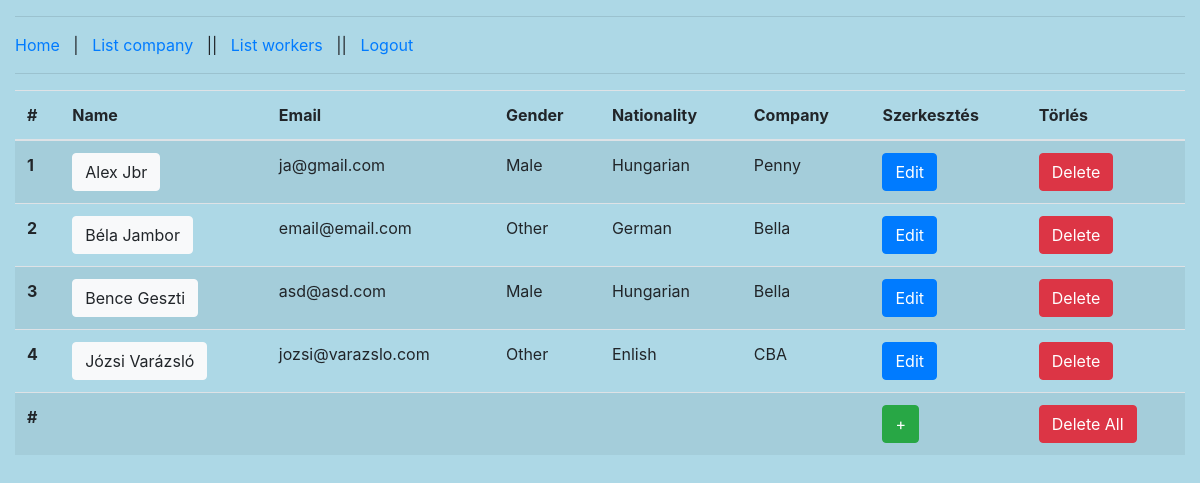
The page /index.php?P=list_workers (signed in) on the database its author committed.
### tables this page shows
CREATE TABLE `workers` (
  `id` int(11) NOT NULL,
  `first_name` varchar(64) NOT NULL,
  `last_name` varchar(64) NOT NULL,
  `email` varchar(250) NOT NULL,
  `gender` tinyint(1) NOT NULL,
  `nationality` varchar(250) NOT NULL DEFAULT 'Undefined',
  `company` int(20) DEFAULT NULL
);

### protected/userManager.php (called while the page is built, shortened)
<?php
function IsUserLoggedIn() {
	return $_SESSION  != null && array_key_exists('uid', $_SESSION) && is_numeric($_SESSION['uid']);
}
?>

### protected/database.php (called while the page is built, shortened)
<?php
function getConnection() {
	$connection = new PDO(DB_TYPE.':host='.DB_HOST.';dbname='.DB_NAME.';',DB_USER, DB_PASS);
	$connection->exec("SET NAMES '".DB_CHARSET."'");
	return $connection;
}
function getList($queryString, $queryParams = []) {
	$connection = getConnection();
	$statement = $connection->prepare($queryString);
	$success = $statement->execute($queryParams);
	$result = $success ? $statement->fetchAll(PDO::FETCH_ASSOC) : [];
	return $result;
}
?>

### protected/workers/list.php (the view, shortened to what this page needs)
<?php if(!isset($_SESSION['permission']) || $_SESSION['permission'] < 1) : ?>
	<h1>Page access is forbidden!</h1>
<?php else : ?>
<?php
	$query = "SELECT id, first_name, last_name, email, gender, nationality, company FROM workers ORDER BY first_name ASC";
	$workers = getList($query);
?>
		<table class="table table-striped">
			<thead>
				<tr>
					<th scope="col">#</th>
					<th scope="col">Name</th>
					<th scope="col">Email</th>
					<th scope="col">Gender</th>
					<th scope="col">Nationality</th>
					<th scope="col">Company</th>
					<th scope="col">Szerkesztés</th>
					<th scope="col">Törlés</th>
				</tr>
			</thead>
			<tbody>
				<?php $i = 0; ?>
				<?php foreach ($workers as $w) : ?>
					<?php $i++; ?>
					<tr>
						<th scope="row"><?=$i ?></th>
						<td><a class="btn btn-light" href="?P=profile&id=<?=$w['id']?>"><?=$w['first_name']." ".$w['last_name'] ?></a></td>
						<td><?=$w['email'] ?></td>
						<td><?=$w['gender'] == 0 ? 'Female' : ($w['gender'] == 1 ? 'Male' : 'Other') ?></td>
						<td><?=$w['nationality'] ?></td>
						<td><?=$w['company'] == 0 ? 'Penny' : ($w['company'] == 1 ? 'CBA' : 'Bella')?></td>
						<td><a href="?P=update&id=<?=$w['id']?>" class="btn btn-primary">Edit</a></td>
						<td><a href="?P=list_workers&d=<?=$w['id']?>" class="btn btn-danger">Delete</a></td>
					</tr>
				<?php endforeach;?>
					<tr>
						<th scope="col">#</th>
						<th scope="col"></th>
						<th scope="col"></th>
						<th scope="col"></th>
						<th scope="col"></th>
						<th scope="col"></th>
						<th scope="col"><a href="?P=add_worker" class="btn btn-success">+</a></th>
						<th scope="col"><a href="?P=list_workers&a" class="btn btn-danger">Delete All</a></th>
					</tr>
			</tbody>
		</table>
	<?php endif; ?>

### index.php (shortened to what this page needs)
<!DOCTYPE html>
<html>
	<head>
		<link rel="stylesheet" href="https://stackpath.bootstrapcdn.com/bootstrap/4.4.1/css/bootstrap.min.css">
		<link rel="stylesheet" type="text/css" href="<?=PUBLIC_DIR.'style.css'?>">
	</head>
	<body>
		<div class="container-fluid">
			<nav><?php require_once PROTECTED_DIR.'nav.php'; ?></nav>
			<content><?php require_once PROTECTED_DIR.'routing.php'; ?></content>
		</div>
	</body>
</html>

### protected/nav.php
<hr>
<a href="index.php">Home</a>
<?php if(!IsUserLoggedIn()) : ?>
	<span> &nbsp; | &nbsp; </span>
	<a href="index.php?P=login">Login</a>
	<span> &nbsp; | &nbsp; </span>
	<a href="index.php?P=register">Register</a>
<?php else : ?>
	<span> &nbsp; | &nbsp; </span>
	<a href="index.php?P=list_company">List company</a>
	<?php if(isset($_SESSION['permission']) && $_SESSION['permission'] >= 1) : ?>
		<span> &nbsp; || &nbsp; </span>
		<a href="index.php?P=list_workers">List workers</a>
		<span> &nbsp; || &nbsp; </span>
	<?php else : ?>
		<span> &nbsp; | &nbsp; </span>
	<?php endif; ?>
	<a href="index.php?P=logout">Logout</a>
<?php endif; ?>
<hr>

### protected/routing.php (shortened to what this page needs)
<?php
switch ($_GET['P']) {
	case 'list_workers': IsUserLoggedIn() ? require_once PROTECTED_DIR.'workers/list.php' : header('Location: index.php'); break;
}
?>

### public/style.css (style rules this page uses)
body { background-color: lightblue; }

### rows shown on the page
workers: first_name "Alex", last_name "Jbr", email "ja@gmail.com", gender "Male", nationality "Hungarian", company "Penny"
workers: first_name "Béla", last_name "Jambor", email "email@email.com", gender "Other", nationality "German", company "Bella"
workers: first_name "Bence", last_name "Geszti", email "asd@asd.com", gender "Male", nationality "Hungarian", company "Bella"
workers: first_name "Józsi", last_name "Varázsló", email "jozsi@varazslo.com", gender "Other", nationality "Enlish", company "CBA"
